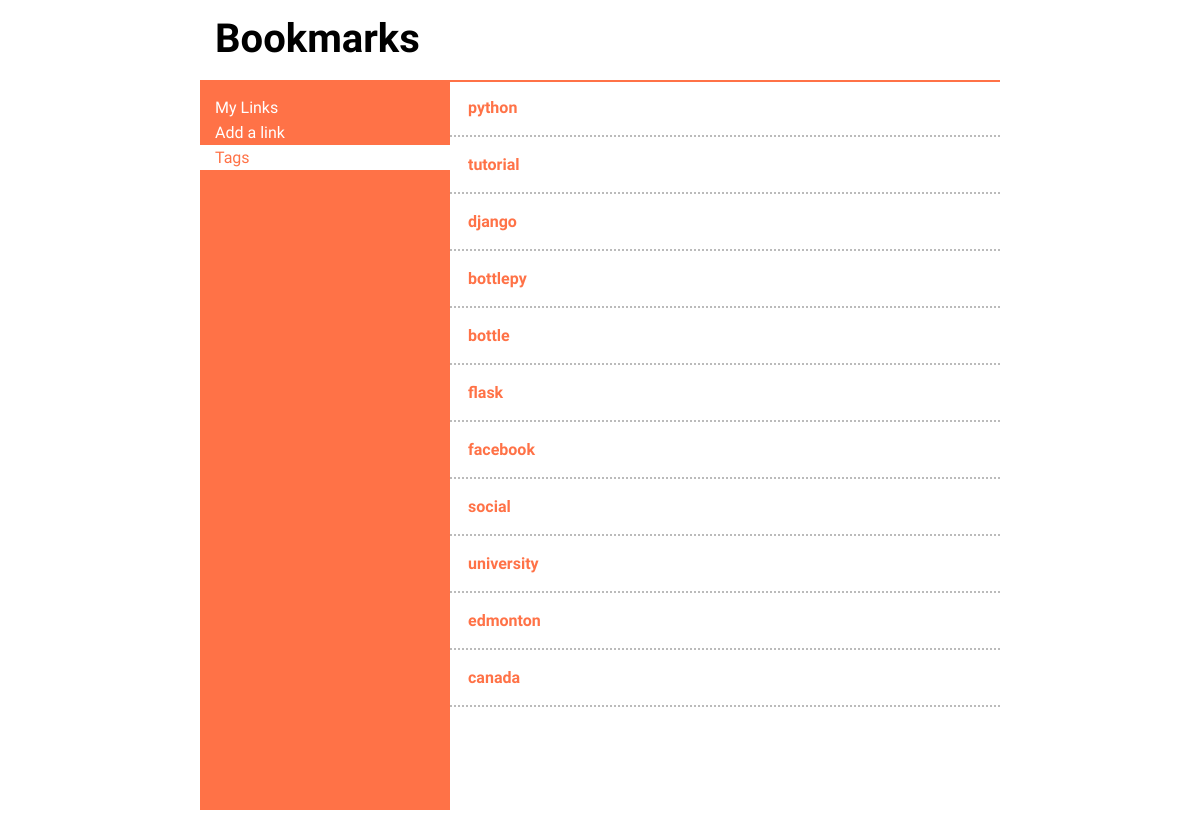
The page /bookmarks/tags on the database its author committed.
### main/models.py (models this page shows, shortened)
class Tag(models.Model):
       name = models.CharField(max_length=128,unique=True)

### main/views.py (the view)
# urls.py: url(r'^tags/(?P<tag_name>\w+)/$',views.tag,name='tag'),
def tags(request):
    context = RequestContext(request)
    tags = Tag.objects.all()
    return render_to_response('main/tags.html', {'tags': tags}, context)

### templates/main/tags.html (shortened to what this page needs)
<!DOCTYPE html>{% load static %}
<html>
<head>
    <link rel="stylesheet" href="{% static 'css/style.css' %}" media="all" />
</head>
<body>
    <div id="wrapper">
        <header>
            <h1>Bookmarks</h1>
        </header>
        <div id="main">
            <div id="sidebar">
                <ul>
                    <li id="home">
                        <a href="/bookmarks">My Links</a>
                    </li>
                    <li><a href="javascript:;" id="addLink">Add a link</a>
                    </li>
                    <li class="active"><a href="/bookmarks/tags">Tags</a>
                    </li>
                </ul>
            </div>
            <div id="content">
                {% for tag in tags %}
                <div class="link">
                    <h4><a href="/bookmarks/tags/{{tag.name}}">{{tag.name}}</a></h4>
                </div>
                {% endfor %}
            </div>
        </div>
    </div>
</body>
</html>

### static/css/style.css (style rules this page uses)
body, header, footer, h1, h2, h3, h4, a, table, tr, td, th, tbody, thead, div, ul, li, dl, dd, dt, p { border: 0; padding: 0; margin: 0; vertical-align: baseline; }
body,html { height: 100%; width: 100%; font-family: 'Amarante','Frijole', Arial, serif; position: absolute; }
a { text-decoration: none; color: #fff; }
h1 { font-size: 2.5em; }
li { list-style: none outside none; display: block; width: 235px; padding: 3px 0 3px 15px; }
li.active { background: #fff; }
li.active a { color: #ff7247; }
#wrapper { min-height: 100%; height: 100%; width: 800px; position: relative; margin: 0 auto; }
header { height: 80px; width: 800px; position: fixed; background: #fff; z-index: 2; top: 0; border-bottom: 2px solid #ff7247; }
header h1 { padding: 15px; }
#main { height: 100%; position: relative; margin-top: 80px; }
#sidebar { position: fixed; display: inline-block; width: 250px; vertical-align: top; background: #ff7247; padding: 15px 0; height: 700px; }
#content { display: inline-block; width: 550px; vertical-align: top; height: 700px; overflow-y: scroll; margin-left: 250px; }
#content a { color: #ff7247; }
#content .link { padding: 15px; border-bottom: 2px dotted #bbb; }
#content .link h4 { padding: 3px; }

### rows shown on the page
Tag: name "python"
Tag: name "tutorial"
Tag: name "django"
Tag: name "bottlepy"
Tag: name "bottle"
Tag: name "flask"
Tag: name "facebook"
Tag: name "social"
Tag: name "university"
Tag: name "edmonton"
Tag: name "canada"
